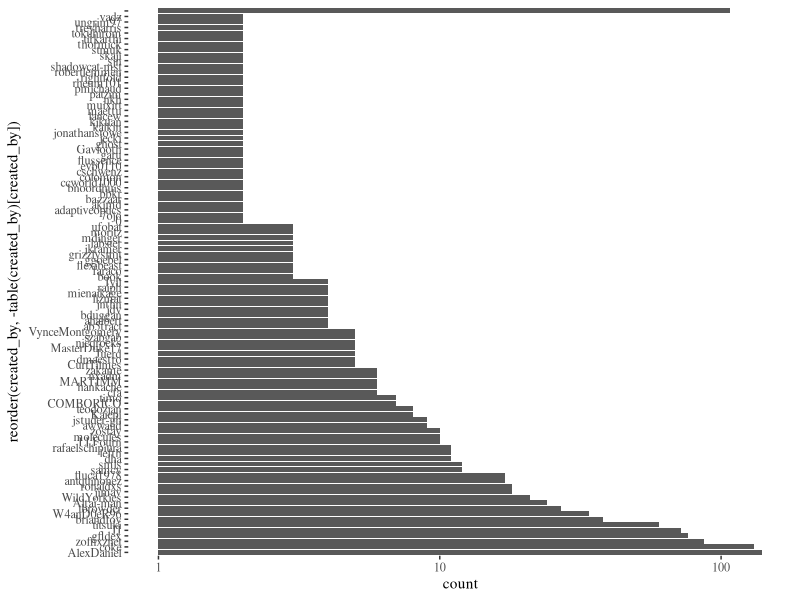
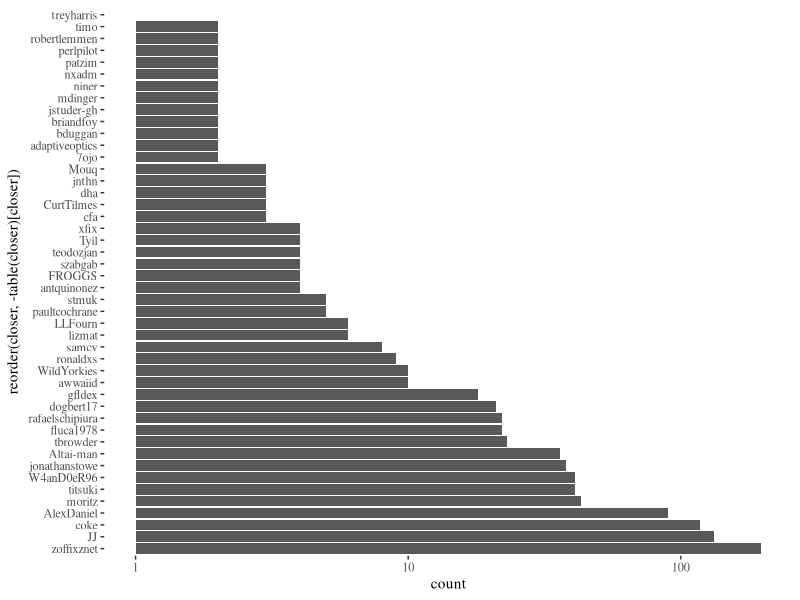
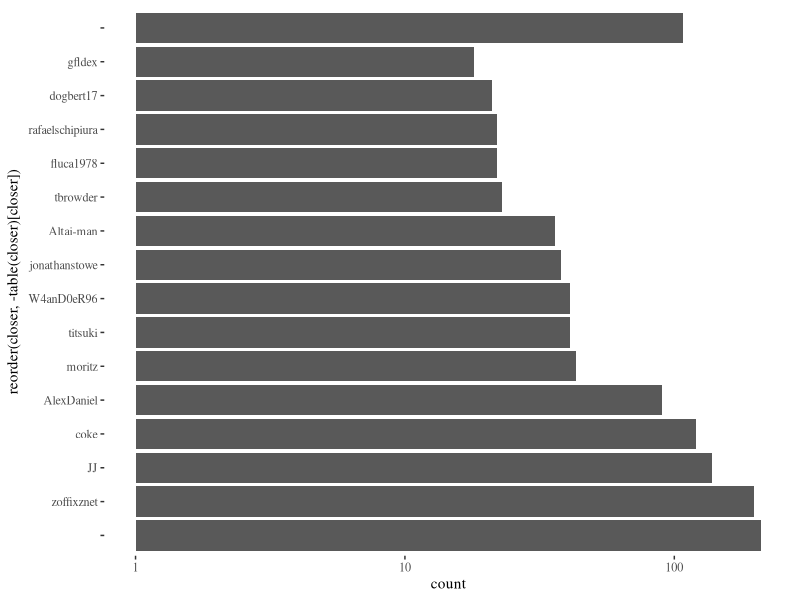
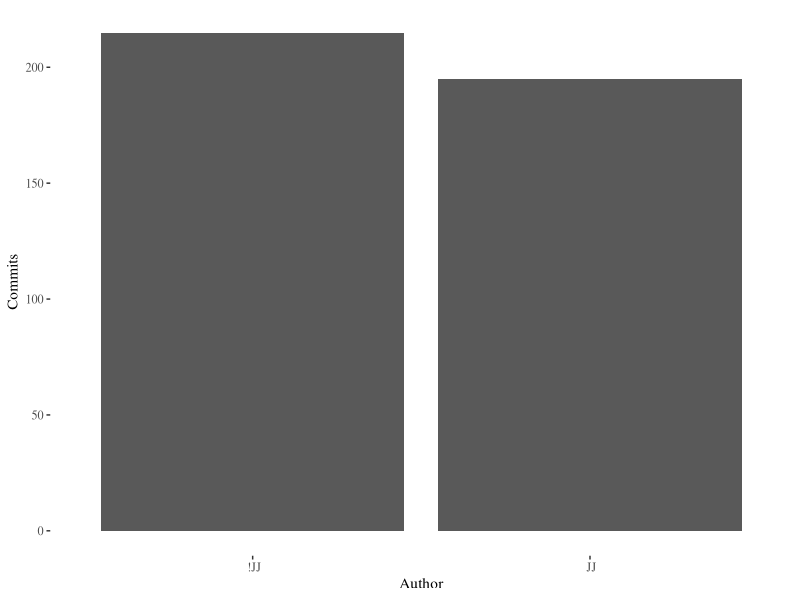
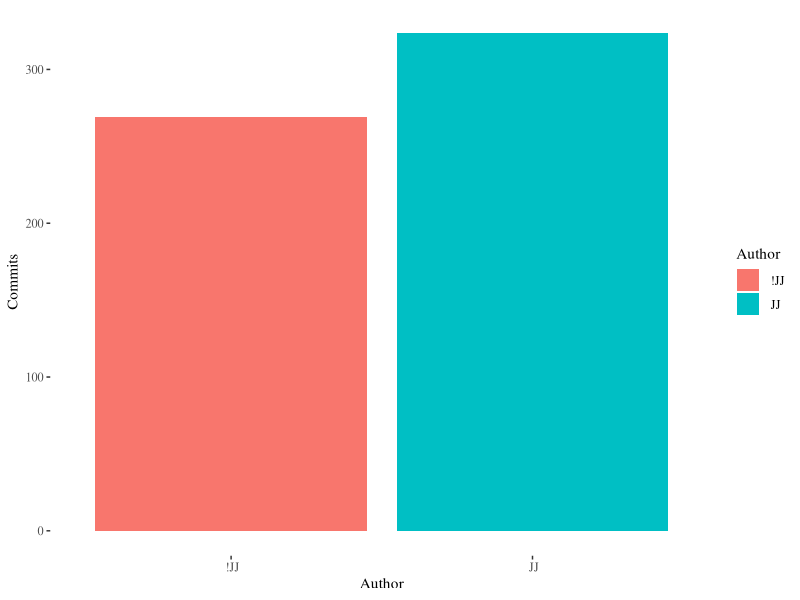

Write R code to recreate these figures, in order.
library(ggplot2)
library(ggthemes)

data <- read.csv("../data/issues.csv")
opens.gt.1 <- data[data$created_by %in%  names( table(data$created_by)[table(data$created_by) > 1]),]
ggplot(opens.gt.1,aes(x=reorder(created_by,-table(created_by)[created_by])))+geom_bar()+scale_y_log10()+ coord_flip()+theme_tufte()
closes.gt.1 <- data[data$closer %in%  names( table(data$closer)[table(data$closer) > 1]),]
closes.gt.1 <- closes.gt.1[closes.gt.1$state == " closed",]
ggplot(closes.gt.1,aes(x=reorder(closer,-table(closer)[closer])))+geom_bar()+scale_y_log10()+ coord_flip()+theme_tufte()
closes.gt.10 <- data[data$closer %in%  names( table(data$closer)[table(data$closer) > 10]),]
closes.gt.10 <- closes.gt.10[closes.gt.1$state == " closed",]
ggplot(closes.gt.10,aes(x=reorder(closer,-table(closer)[closer])))+geom_bar()+scale_y_log10()+ coord_flip()+theme_tufte()

mi.data <- read.csv("../data/commits-tpf.csv")
data.april <-  mi.data[mi.data$Month == "2018-04-01T00:00:00",]
ggplot(data.april, aes(x=Author,y=Commits))+geom_bar(stat='identity')+theme_tufte()
data.may <-  mi.data[mi.data$Month == "2018-05-01T00:00:00",]
ggplot(data.may, aes(x=Author,y=Commits,fill=Author))+geom_bar(stat='identity')+theme_tufte()
